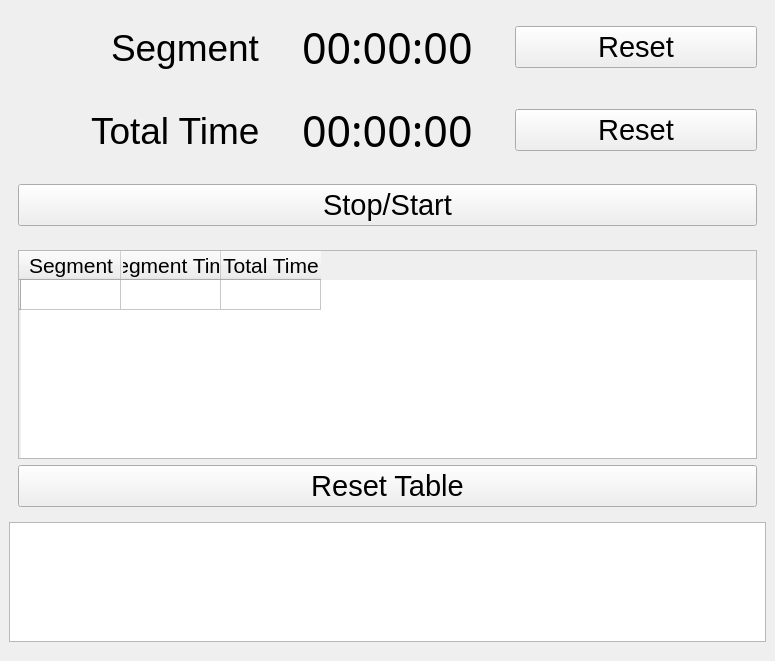
<?xml version="1.0" encoding="UTF-8"?>
<ui version="4.0">
 <class>MainWindow</class>
 <widget class="QMainWindow" name="MainWindow">
  <property name="geometry">
   <rect>
    <x>0</x>
    <y>0</y>
    <width>775</width>
    <height>661</height>
   </rect>
  </property>
  <property name="windowTitle">
   <string>Segment Timer</string>
  </property>
  <property name="styleSheet">
   <string notr="true"/>
  </property>
  <widget class="QWidget" name="centralwidget">
   <property name="styleSheet">
    <string notr="true"/>
   </property>
   <layout class="QVBoxLayout" name="verticalLayout">
    <item>
     <widget class="QFrame" name="frame_1">
      <property name="styleSheet">
       <string notr="true"/>
      </property>
      <layout class="QHBoxLayout" name="horizontalLayout_1">
       <item alignment="Qt::AlignRight">
        <widget class="QLabel" name="segment_label">
         <property name="font">
          <font>
           <pointsize>28</pointsize>
          </font>
         </property>
         <property name="text">
          <string>Segment</string>
         </property>
        </widget>
       </item>
       <item alignment="Qt::AlignHCenter">
        <widget class="QLabel" name="segment_timer">
         <property name="font">
          <font>
           <family>Digital-7</family>
           <pointsize>32</pointsize>
          </font>
         </property>
         <property name="text">
          <string>00:00:00</string>
         </property>
        </widget>
       </item>
       <item>
        <widget class="QPushButton" name="segment_reset_btn">
         <property name="font">
          <font>
           <pointsize>22</pointsize>
          </font>
         </property>
         <property name="text">
          <string>Reset</string>
         </property>
         <property name="iconSize">
          <size>
           <width>24</width>
           <height>24</height>
          </size>
         </property>
        </widget>
       </item>
      </layout>
     </widget>
    </item>
    <item>
     <widget class="QFrame" name="frame_2">
      <layout class="QHBoxLayout" name="horizontalLayout_2">
       <item alignment="Qt::AlignRight">
        <widget class="QLabel" name="total_time_Label">
         <property name="font">
          <font>
           <pointsize>28</pointsize>
          </font>
         </property>
         <property name="text">
          <string>Total Time</string>
         </property>
        </widget>
       </item>
       <item alignment="Qt::AlignHCenter">
        <widget class="QLabel" name="total_timer">
         <property name="font">
          <font>
           <family>Digital-7</family>
           <pointsize>32</pointsize>
          </font>
         </property>
         <property name="text">
          <string>00:00:00</string>
         </property>
        </widget>
       </item>
       <item>
        <widget class="QPushButton" name="all_reset_btn">
         <property name="font">
          <font>
           <pointsize>22</pointsize>
          </font>
         </property>
         <property name="text">
          <string>Reset</string>
         </property>
         <property name="iconSize">
          <size>
           <width>24</width>
           <height>24</height>
          </size>
         </property>
        </widget>
       </item>
      </layout>
     </widget>
    </item>
    <item>
     <widget class="QFrame" name="frame_3">
      <layout class="QHBoxLayout" name="horizontalLayout_3">
       <item>
        <widget class="QPushButton" name="stop_start_btn">
         <property name="font">
          <font>
           <pointsize>22</pointsize>
          </font>
         </property>
         <property name="text">
          <string>Stop/Start</string>
         </property>
         <property name="iconSize">
          <size>
           <width>24</width>
           <height>24</height>
          </size>
         </property>
        </widget>
       </item>
      </layout>
     </widget>
    </item>
    <item>
     <widget class="QFrame" name="frame_4">
      <layout class="QVBoxLayout" name="verticalLayout_2">
       <item>
        <widget class="QTableWidget" name="user_input">
         <property name="font">
          <font>
           <pointsize>16</pointsize>
          </font>
         </property>
         <row>
          <property name="text">
           <string/>
          </property>
         </row>
         <column>
          <property name="text">
           <string>Segment</string>
          </property>
         </column>
         <column>
          <property name="text">
           <string>Segment Time</string>
          </property>
         </column>
         <column>
          <property name="text">
           <string>Total Time</string>
          </property>
         </column>
        </widget>
       </item>
       <item>
        <widget class="QPushButton" name="table_reset_btn">
         <property name="font">
          <font>
           <pointsize>22</pointsize>
          </font>
         </property>
         <property name="text">
          <string>Reset Table</string>
         </property>
         <property name="iconSize">
          <size>
           <width>40</width>
           <height>40</height>
          </size>
         </property>
        </widget>
       </item>
      </layout>
     </widget>
    </item>
    <item>
     <widget class="QGraphicsView" name="graphicsView">
      <property name="sizePolicy">
       <sizepolicy hsizetype="Expanding" vsizetype="Expanding">
        <horstretch>0</horstretch>
        <verstretch>0</verstretch>
       </sizepolicy>
      </property>
      <property name="maximumSize">
       <size>
        <width>800</width>
        <height>120</height>
       </size>
      </property>
      <property name="styleSheet">
       <string notr="true"/>
      </property>
     </widget>
    </item>
    <item>
     <spacer name="verticalSpacer">
      <property name="orientation">
       <enum>Qt::Vertical</enum>
      </property>
      <property name="sizeType">
       <enum>QSizePolicy::Fixed</enum>
      </property>
      <property name="sizeHint" stdset="0">
       <size>
        <width>10</width>
        <height>10</height>
       </size>
      </property>
     </spacer>
    </item>
   </layout>
  </widget>
 </widget>
 <resources/>
 <connections/>
</ui>
